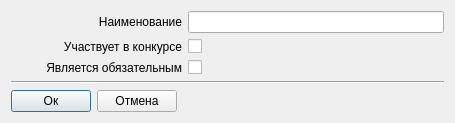
<?xml version="1.0" encoding="UTF-8"?>
<ui version="4.0">
 <class>mAddDocumentTypeDialog</class>
 <widget class="QDialog" name="mAddDocumentTypeDialog">
  <property name="geometry">
   <rect>
    <x>0</x>
    <y>0</y>
    <width>455</width>
    <height>118</height>
   </rect>
  </property>
  <property name="windowTitle">
   <string>Dialog</string>
  </property>
  <layout class="QVBoxLayout" name="verticalLayout" stretch="1,0,0">
   <item>
    <layout class="QGridLayout" name="gridLayout">
     <item row="1" column="0">
      <widget class="QLabel" name="label_2">
       <property name="text">
        <string>Участвует в конкурсе</string>
       </property>
       <property name="alignment">
        <set>Qt::AlignRight|Qt::AlignTrailing|Qt::AlignVCenter</set>
       </property>
      </widget>
     </item>
     <item row="2" column="1">
      <widget class="QCheckBox" name="mandatoryCheckBox">
       <property name="layoutDirection">
        <enum>Qt::LeftToRight</enum>
       </property>
       <property name="text">
        <string/>
       </property>
      </widget>
     </item>
     <item row="0" column="0">
      <widget class="QLabel" name="label">
       <property name="text">
        <string>Наименование</string>
       </property>
       <property name="alignment">
        <set>Qt::AlignRight|Qt::AlignTrailing|Qt::AlignVCenter</set>
       </property>
      </widget>
     </item>
     <item row="0" column="1">
      <widget class="QLineEdit" name="nameLineEdit">
       <property name="sizePolicy">
        <sizepolicy hsizetype="Fixed" vsizetype="Fixed">
         <horstretch>0</horstretch>
         <verstretch>0</verstretch>
        </sizepolicy>
       </property>
       <property name="minimumSize">
        <size>
         <width>256</width>
         <height>0</height>
        </size>
       </property>
       <property name="maximumSize">
        <size>
         <width>256</width>
         <height>16777215</height>
        </size>
       </property>
      </widget>
     </item>
     <item row="2" column="0">
      <widget class="QLabel" name="label_3">
       <property name="text">
        <string>Является обязательным</string>
       </property>
       <property name="alignment">
        <set>Qt::AlignRight|Qt::AlignTrailing|Qt::AlignVCenter</set>
       </property>
      </widget>
     </item>
     <item row="1" column="1">
      <widget class="QCheckBox" name="contestCheckBox">
       <property name="layoutDirection">
        <enum>Qt::LeftToRight</enum>
       </property>
       <property name="text">
        <string/>
       </property>
      </widget>
     </item>
    </layout>
   </item>
   <item>
    <widget class="Line" name="line">
     <property name="orientation">
      <enum>Qt::Horizontal</enum>
     </property>
    </widget>
   </item>
   <item>
    <layout class="QHBoxLayout" name="horizontalLayout">
     <item>
      <widget class="QPushButton" name="okPushButton">
       <property name="text">
        <string>Ок</string>
       </property>
      </widget>
     </item>
     <item>
      <widget class="QPushButton" name="cancelPushButton">
       <property name="text">
        <string>Отмена</string>
       </property>
      </widget>
     </item>
     <item>
      <spacer name="horizontalSpacer">
       <property name="orientation">
        <enum>Qt::Horizontal</enum>
       </property>
       <property name="sizeHint" stdset="0">
        <size>
         <width>40</width>
         <height>20</height>
        </size>
       </property>
      </spacer>
     </item>
    </layout>
   </item>
  </layout>
 </widget>
 <resources/>
 <connections/>
</ui>
